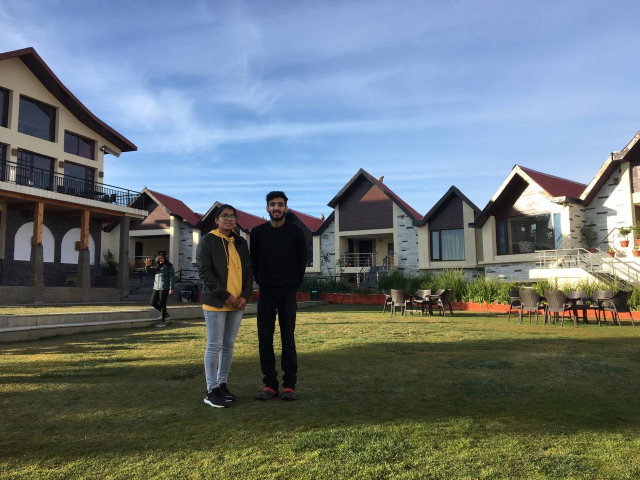
#> input picture photo1.JPG, 1280 x 960 px (shown at 1/2 size)
$ jupyter execute --allow-errors Task--.ipynb   (shell and % lines are left out)
#> lines starting #> are read from the running program, lines starting #| are printed output that depends on the picture
[cell 1]
import cv2
import numpy as np

[cell 2]
img1=cv2.imread('photo1.JPG')
#> img1 is the input picture: shape (960, 1280, 3); mean B, G, R 119.7, 116.9, 106.2

# All image blur

[cell 3]
blur_image=cv2.blur(img1,(9,9))
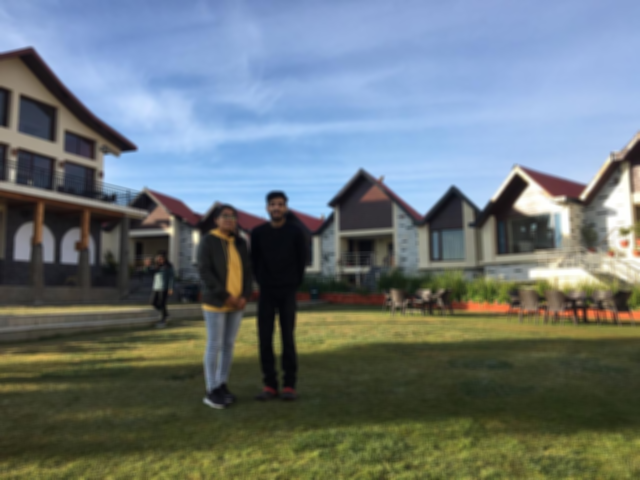
#> blur_image: shape (960, 1280, 3) (shown at 1/2 size); mean B, G, R 119.7, 116.9, 106.2

[cell 4]
cv2.imshow('blurred',blur_image)
cv2.waitKey(0)
cv2.destroyAllWindows()

[cell 5]
img1.shape
#> Out = (960, 1280, 3)

# Particular area blur
# Only particular area not blur rest all blur

[cell 6]
mask = np.zeros((960, 1280, 3), dtype=np.uint8)

[cell 7]
mask = cv2.circle(mask, (258, 258), 500, [255, 255, 255], -1)

[cell 8]
#mask = cv2.rectangle(mask,100,200,)

[cell 9]
blur_parti = np.where(mask==np.array([255, 255, 255]), blur_image,img1)   # blur particulaar part
blur_rest=np.where(mask==np.array([255, 255, 255]), img1,blur_image)   # blur selected part

[cell 10]
cv2.imshow('specific_part',blur_parti)
cv2.imshow('spec1',blur_rest)
cv2.waitKey(0)
cv2.destroyAllWindows()

# ------------------

# Pick a particular range of pixel from image 1 and put it image2

[cell 11]
img2=cv2.imread('photo2.JPG')
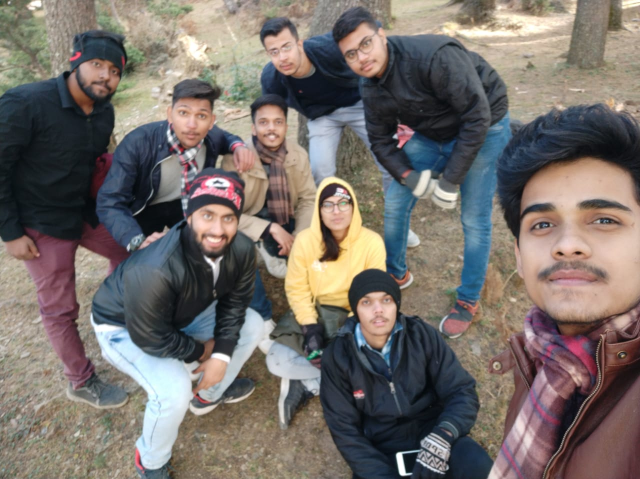
#> input picture photo2.JPG, 1280 x 958 px (shown at 1/2 size)
#> img2 is the input picture: shape (958, 1280, 3); mean B, G, R 106.2, 110.9, 118.3

[cell 12]
crop2=img2[300:700,300:700]
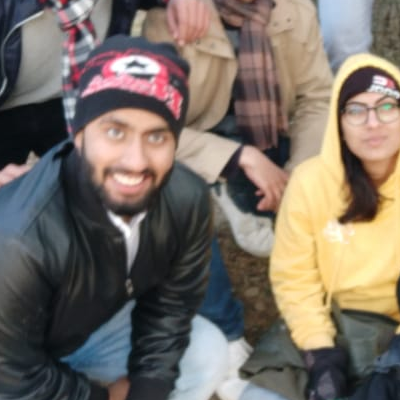
#> crop2: shape (400, 400, 3); mean B, G, R 101.7, 110.7, 120.1
crop2.shape
#> Out = (400, 400, 3)

#> (a cell that did not finish here is left out)

#> (a cell that did not finish here is left out)

#> (a cell that did not finish here is left out)

[cell 16]
img1.shape
#> Out = (960, 1280, 3)

[cell 17]
imggg=img1[:30,:30]
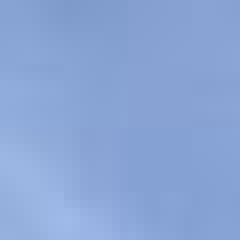
#> imggg: shape (30, 30, 3) (shown 8 times larger); mean B, G, R 214, 165.5, 138.3
#> (the rest of this cell did not finish here and is left out)

# ---------------

[cell 18]
list1=[]
for j in range(200):
    for i in img1:
        list1.append(i)

[cell 19]
list1[1][0][:1]

# two images in one window

#> (a cell that did not finish here is left out)

[cell 21]
import cv
#open color and b/w images
#> (the rest of this cell did not finish here and is left out)

[cell 22]
path='photo1.JPG'
img1=cv2.imread(path,1)
img1.shape
#> Out = (960, 1280, 3)

[cell 23]
path1='photo2.JPG'
img2=cv2.imread(path1,1)
img2.shape
#> Out = (958, 1280, 3)
